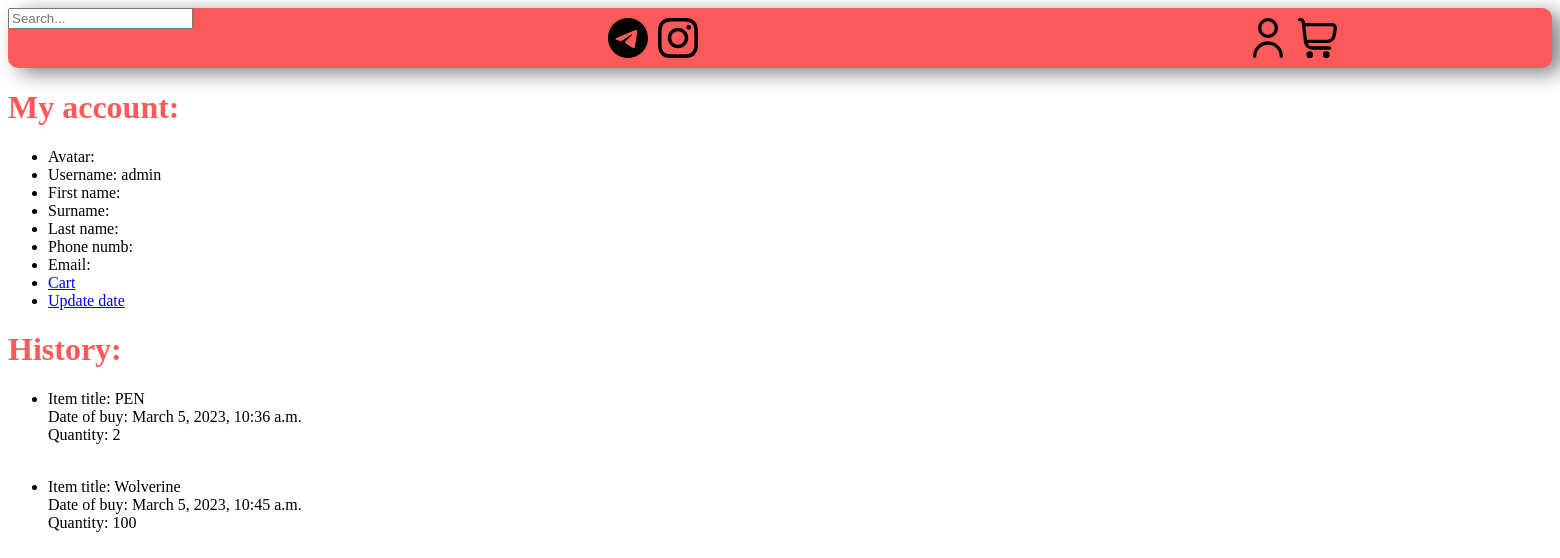
The page /users/my_account/1 (signed in) on the database its author committed.
### app_market/models.py (models this page shows, shortened)
class History(models.Model):
    user = models.ForeignKey(User, on_delete=models.PROTECT)
    item = models.ForeignKey(Item, on_delete=models.CASCADE)
    date = models.DateTimeField(auto_now_add=True)
    quantity = models.IntegerField(default=0)

class Item(models.Model):
    title = models.CharField(max_length=30, verbose_name='Item title')
    description = models.TextField(max_length=200, verbose_name='Item description')
    price = models.PositiveIntegerField(verbose_name='Item price')
    sell_amt = models.PositiveIntegerField(default=1, verbose_name='Item amount')
    limited_edition = models.BooleanField(default=None, verbose_name='Limited edition')
    in_stock = models.PositiveIntegerField(default=1, verbose_name='Item in stock')
    img = models.ImageField(null=True, verbose_name='Item Image', upload_to='files/items/')
    published_at = models.DateTimeField(auto_now_add=True, verbose_name='Day of publishing')
    category = models.ForeignKey('Category', null=True, default=None, on_delete=models.CASCADE)

### app_users/views.py (the view)
# urls.py: path('my_account/<int:pk>', MyAcoountView.as_view(), name='my_account'),
class MyAcoountView(generic.DetailView):
    model = User
    template_name = 'app_users/profile_detail.html'
    context_object_name = 'user_detail'
    def get_context_data(self, **kwargs):
        context = super().get_context_data(**kwargs)
        context['history'] = History.objects.select_related().filter(user=self.request.user)
        return context

### app_users/templates/app_users/profile_detail.html (shortened to what this page needs)
{% extends 'app_market/base.html' %}
{% block content %}
    <h1>My account:</h1>
    <ul>
        <li>Avatar: <img src="{{ user_detail.profile.get_upload_url }}" height="300" >
        <li>Username: {{ user_detail.username }}</li>
        <li>First name: {{user_detail.profile.first_name }}</li>
        <li>Surname: {{ user_detail.profile.surname }}</li>
        <li>Last name: {{ user_detail.profile.last_name }}</li>
        <li>Phone numb: {{ user_detail.profile.phone_numb }}</li>
        <li>Email: {{ user_detail.profile.email }}</li>
        <li><a href="{% url 'cart'%}">Cart</a></li>
        <li><a href="{% url 'profile_update' pk=request.user.id %}">Update date</a></li>
    </ul>
    <h1>History:</h1>
    {% for item in history %}
        <ul>
            <li>
                Item title: {{ item.item.title }}<br>
                Date of buy: {{ item.date }}<br>
                Quantity: {{ item.quantity }}<br><br>
            </li>
        </ul>
    {% endfor %}
{% endblock %}

### static/css/style.css (style rules this page uses)
h1, h3, h4 { color: #fc5a5a; }

### rows shown on the page
History: item "PEN", date "March 5, 2023, 10:36 a.m.", quantity "2"
History: item "Wolverine", date "March 5, 2023, 10:45 a.m.", quantity "100"

### other values the page prints
{{ user_detail.username }} "admin"
